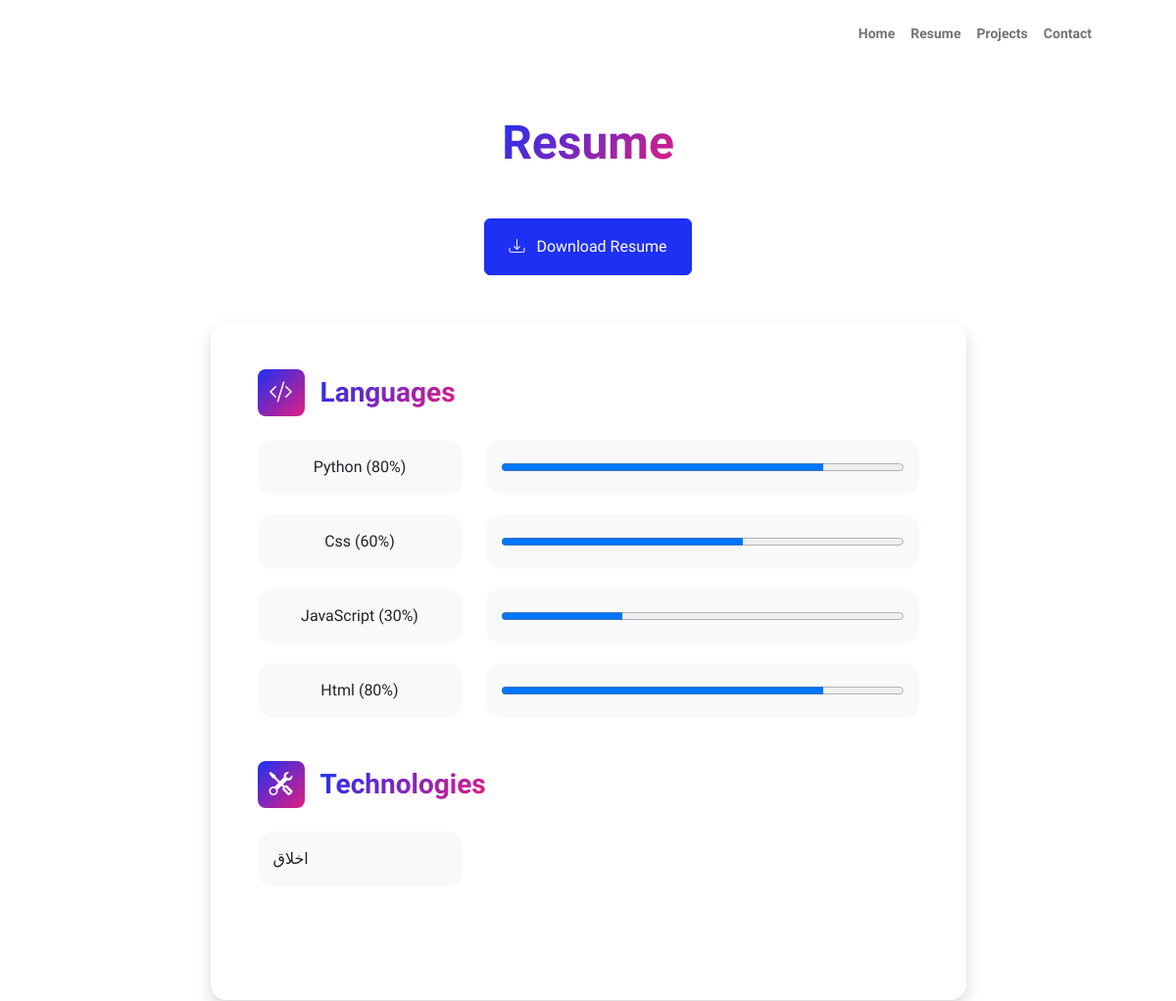
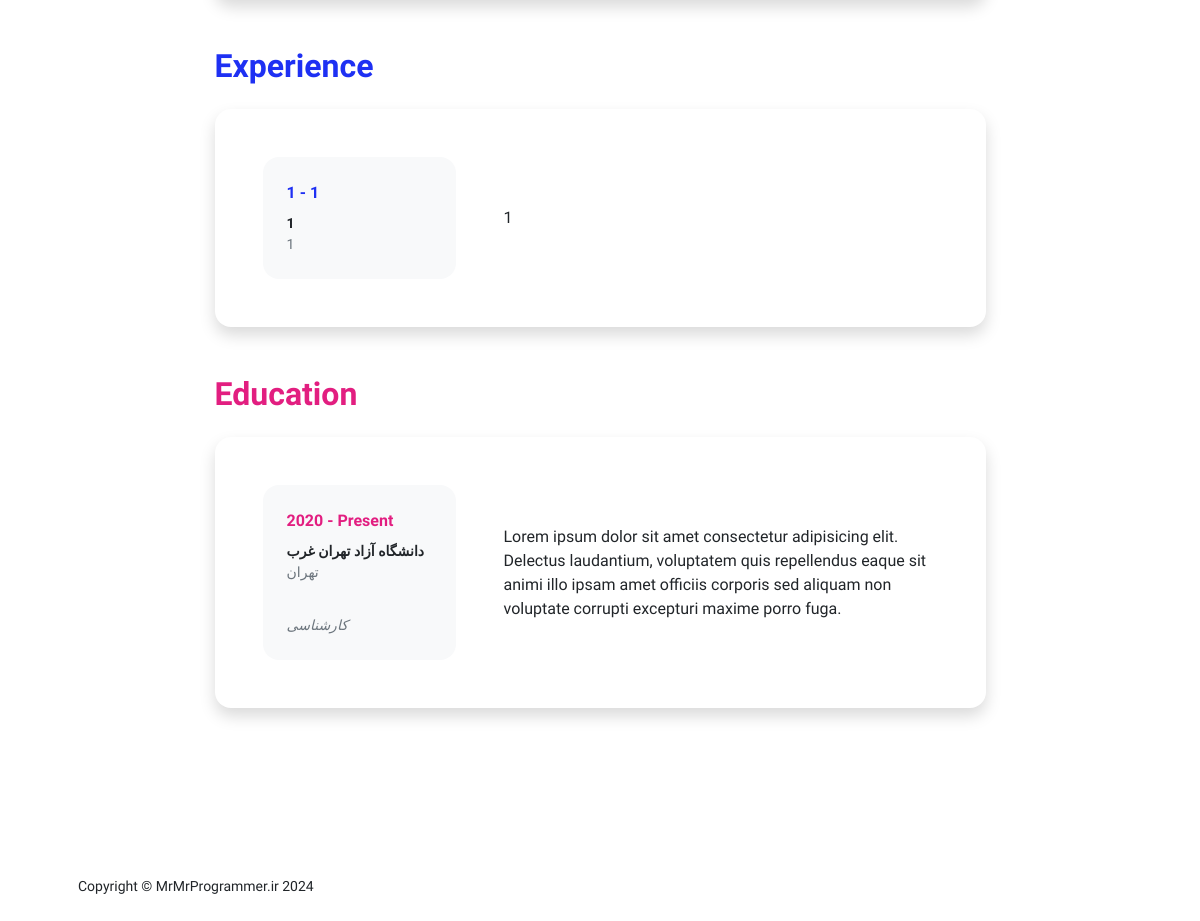
Page /Resume/ on the committed database (2 pictures, top to bottom).
### Resume/models.py (models this page shows, shortened)
class Language(models.Model):
    language = models.CharField(max_length=100)
    priority = models.IntegerField(
        default=5,
        validators=[MinValueValidator(0), MaxValueValidator(10)],
        blank=True, null=True,
    )
    percent = models.IntegerField(
        validators=[MinValueValidator(0), MaxValueValidator(100)],
    )
    is_active = models.BooleanField(default=True)
    class Meta:
        db_table = 'Language'

class Skill(models.Model):
    skill_name = models.CharField(max_length=100)
    priority = models.IntegerField(
        default=5,
        validators=[MinValueValidator(0), MaxValueValidator(10)],
        blank=True, null=True,
    )
    is_active = models.BooleanField(default=True)
    class Meta:
        db_table = 'Skill'

class Experience(models.Model):
    from_date = models.CharField(max_length=10)
    end_date = models.CharField(max_length=10)
    is_present = models.BooleanField(default=False)
    job_title = models.CharField(max_length=20)
    location = models.CharField(max_length=50)
    content = models.TextField()
    priority = models.IntegerField(
        default=5,
        validators=[MinValueValidator(0), MaxValueValidator(10)],
        blank=True, null=True,
    )
    is_active = models.BooleanField(default=True)
    class Meta:
        db_table = 'Experience'

class Education(models.Model):
    from_date = models.CharField(max_length=50)
    end_date = models.CharField(max_length=50)
    is_present = models.BooleanField(default=False)
    name = models.CharField(max_length=100)
    location = models.CharField(max_length=50)
    grade = models.CharField(max_length=100)
    description = models.TextField()
    is_active = models.BooleanField(default=True)
    class Meta:
        db_table = 'Education'
        verbose_name = 'Education'
        verbose_name_plural = 'Education'

### Resume/views.py (the view)
# urls.py: path('Resume/', include('Resume.urls')),
def Resume(request):
    skills = Skill.objects.filter(is_active=True).order_by('-priority')
    languages = Language.objects.filter(is_active=True).order_by('-priority')
    experiences = Experience.objects.filter(is_active=True).order_by('-priority')
    educations = Education.objects.filter(is_active=True).order_by('-id')
    resume_file = ResumeFile.objects.filter(is_active=True).last()
    context = {
        'skills': skills,
        'languages': languages,
        'experiences': experiences,
        'educations': educations,
        'resume_file': resume_file,
    }
    return render(request, 'Resume/resume.html', context)

### Resume/templates/Resume/resume.html
{% extends 'base/layout.html' %}
{% block main %}
    <div class="container px-5 my-5">
        <div class="text-center mb-5">
            <h1 class="display-5 fw-bolder mb-0"><span class="text-gradient d-inline">Resume</span></h1>
        </div>
        <div class="text-center mb-5">
            <a class="btn btn-primary px-4 py-3"
               href="{{ resume_file.file.url }}" target="_blank">
                <div class="d-inline-block bi bi-download me-2"></div>
                Download Resume
            </a>
        </div>
        <div class="row gx-5 justify-content-center">
            <div class="col-lg-11 col-xl-9 col-xxl-8">
                <section>
                    <div class="card shadow border-0 rounded-4 mb-5">
                        <div class="card-body p-5">
                            <div class="mb-0">
                                <div class="d-flex align-items-center mb-4">
                                    <div class="feature bg-primary bg-gradient-primary-to-secondary text-white rounded-3 me-3">
                                        <i class="bi bi-code-slash"></i></div>
                                    <h3 class="fw-bolder mb-0"><span class="text-gradient d-inline">Languages</span>
                                    </h3>
                                </div>
                                {% for language in languages %}
                                    <div class="row text-center">
                                        <div class="col-md-4 mb-4 mb-md-0 d-flex align-items-center justify-content-center"
                                             style="padding-bottom: 20px">
                                            <div class="bg-light rounded-4 p-3 h-100" style="width: 100%">{{ language.language }} ({{ language.percent }}%)
                                            </div>
                                        </div>
                                        <div class="col-md-8 mb-4 mb-md-0" style="padding-bottom: 20px">
                                            <div class="d-flex align-items-center bg-light rounded-4 p-3 h-100">
                                                <progress id="file" value="{{ language.percent }}" max="100" style="width: 100%;"> 32%
                                                </progress>
                                            </div>
                                        </div>
                                    </div>
                                {% endfor %}
                            <br/>
                            </div>
                            <div class="mb-5">
                                <div class="d-flex align-items-center mb-4">
                                    <div class="feature bg-primary bg-gradient-primary-to-secondary text-white rounded-3 me-3">
                                        <i class="bi bi-tools"></i></div>
                                    <h3 class="fw-bolder mb-0"><span
                                            class="text-gradient d-inline">Technologies</span></h3>
                                </div>
                                <div class="row row-cols-1 row-cols-md-3 mb-4">
                                    {% for skill in skills %}
                                        <div class="col mb-4 mb-md-0" style="padding-bottom: 20px">
                                            <div class="d-flex align-items-center bg-light rounded-4 p-3 h-100">{{ skill.skill_name }}</div>
                                        </div>
                                    {% endfor %}
                                </div>
                            </div>
                        </div>
                    </div>
                </section>
                <section>
                    <div class="d-flex align-items-center justify-content-between mb-4">
                        <h2 class="text-primary fw-bolder mb-0">Experience</h2>
                    </div>
                    {% for experience in experiences %}
                        <div class="card shadow border-0 rounded-4 mb-5">
                            <div class="card-body p-5">
                                <div class="row align-items-center gx-5">
                                    <div class="col text-center text-lg-start mb-4 mb-lg-0">
                                        <div class="bg-light p-4 rounded-4">
                                            <div class="text-primary fw-bolder mb-2">{{ experience.from_date }} -
                                                {% if experience.is_present %}Present{% else %}
                                                    {{ experience.end_date }}{% endif %}</div>
                                            <div class="small fw-bolder">{{ experience.job_title }}</div>
                                            <div class="small text-muted">{{ experience.location }}</div>
                                        </div>
                                    </div>
                                    <div class="col-lg-8">
                                        <div>{{ experience.content }}</div>
                                    </div>
                                </div>
                            </div>
                        </div>
                    {% endfor %}
                </section>
                <section>
                    <h2 class="text-secondary fw-bolder mb-4">Education</h2>
                    {% for education in educations %}
                        <div class="card shadow border-0 rounded-4 mb-5">
                            <div class="card-body p-5">
                                <div class="row align-items-center gx-5">
                                    <div class="col text-center text-lg-start mb-4 mb-lg-0">
                                        <div class="bg-light p-4 rounded-4">
                                            <div class="text-secondary fw-bolder mb-2">{{ education.from_date }}
                                                - {% if education.is_present %}Present{% else %}
                                                    {{ education.end_date }}{% endif %}</div>
                                            <div class="mb-2">
                                                <div class="small fw-bolder">{{ education.name }}</div>
                                                <div class="small text-muted">{{ education.location }}</div>
                                            </div>
                                            <br/>
                                            <div class="fst-italic">
                                                <div class="small text-muted">{{ education.grade }}</div>
                                            </div>
                                        </div>
                                    </div>
                                    <div class="col-lg-8">
                                        <div>{{ education.description }}</div>
                                    </div>
                                </div>
                            </div>
                        </div>
                    {% endfor %}
                </section>
                <div class="pb-5"></div>
            </div>
        </div>
    </div>
{% endblock %}

### rows in the picture
Language: language "Python", percent "80"
Language: language "Css", percent "60"
Language: language "JavaScript", percent "30"
Language: language "Html", percent "80"
Skill: skill_name "اخلاق"
Experience: from_date "1", end_date "1", job_title "1", location "1", content "1"
Education: from_date "2020", is_present "Present", name "دانشگاه آزاد تهران غرب", location "تهران", grade "کارشناسی", description "Lorem ipsum dolor sit amet consectetur adipisicing elit. Delectus laudantium, voluptatem quis repellendus eaque sit animi illo ipsam amet officiis corporis sed aliquam non voluptate corrupti excepturi maxime porro fuga."
